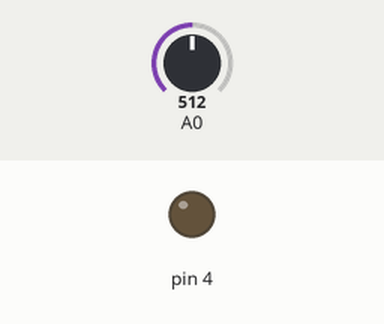
This sketch was run on a simulated Arduino Uno, built with avr-gcc and run on an emulated ATmega328P. On the bench: output pins drawn as LEDs (lit = HIGH). The inputs (shaded band) are chosen by the test bench; at power-on: A0 = 512. What the sketch prints to the serial monitor is not drawn.

Above: at 1.2 s.
1.3 s: A0 set to 531
At 2.2 s:
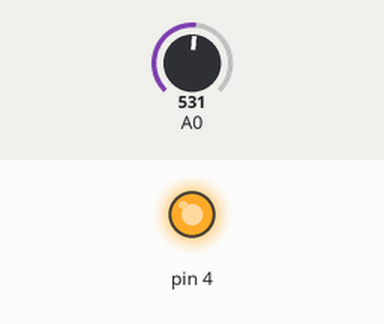
2.8 s: A0 set to 511
At 3.3 s:
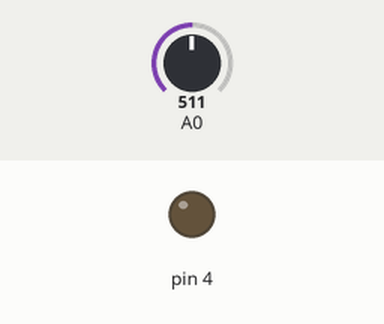
5.8 s: A0 set to 716
At 6.8 s:
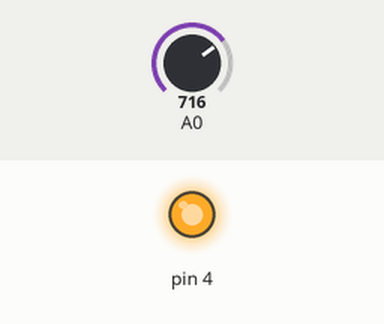
Timing chart, 0 to 8.8 s (numbered marks = the images above; inputs shaded):
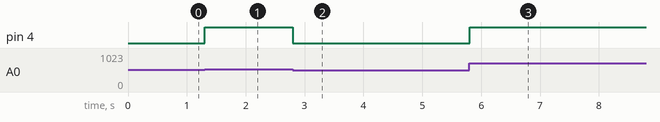

The sketch:

Lab_7_record_TEST_7.1-2.ino
```cpp
int getAnalog0 = 0;
int valLight = 0;
void setup()  {
  Serial.begin(115200);
  pinMode(4,OUTPUT);
  digitalWrite(4,1);
}
void loop() {
  getAnalog0 = analogRead(A0);
  Serial.print("Analog Value = ");
  Serial.println(getAnalog0);

  valLight = map(getAnalog0,0,1023,0,255);
  analogWrite(4,valLight);
}
```

Measured:
- the behaviour switches between 513 and 514 on A0 (found by bisection; images 0 and 1)
- after the input at 1.3 s, pin 4: LOW → HIGH at once
- after the input at 2.8 s, pin 4: HIGH → LOW at once
- after the input at 5.8 s, pin 4: LOW → HIGH at once
